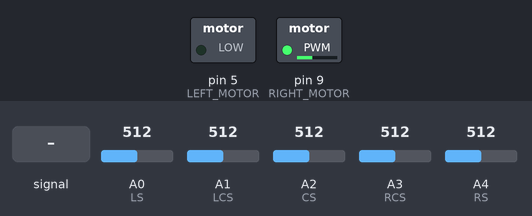
A sketch run on a simulated Arduino Uno, built with avr-gcc and run on an emulated ATmega328P. Parts: switched loads named in the sketch (green lamp = pin HIGH). The test bench sets the inputs (shaded band); at power-on: A4 (RS) = 512, A0 (LS) = 512, A1 (LCS) = 512, A2 (CS) = 512, A3 (RCS) = 512.

Above: at 1.2 s.
1.3 s: A0 (LS) fed a 200 Hz sine of ±81 counts around its level
At 2.5 s:
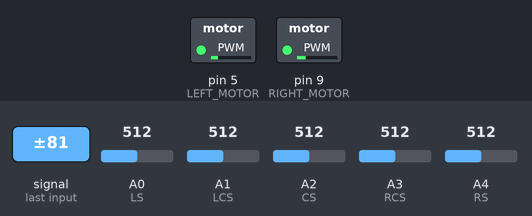
2.8 s: A4 (RS) set to 486
At 4.2 s:
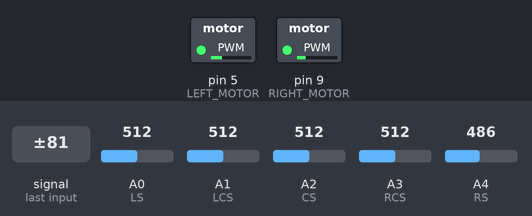
5.8 s: A0 (LS) set to 490
At 6.4 s:
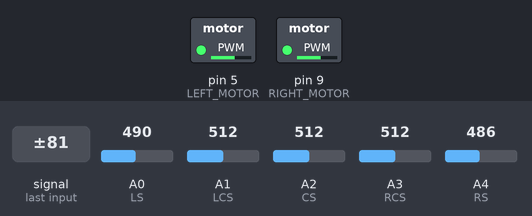
7.3 s: A1 (LCS) set to 493
At 8.4 s:
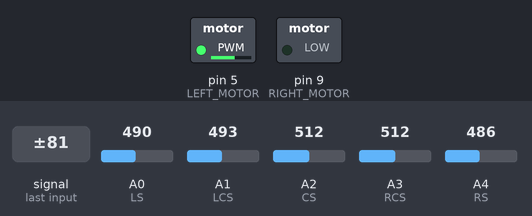
8.8 s: A1 (LCS) set to 716
At 9.6 s:
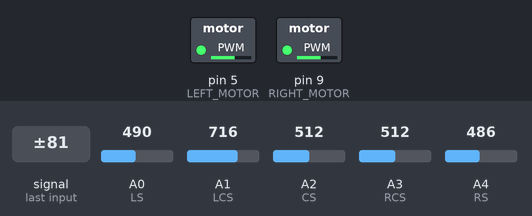
10.3 s: A2 (CS) set to 490
At 10.7 s:
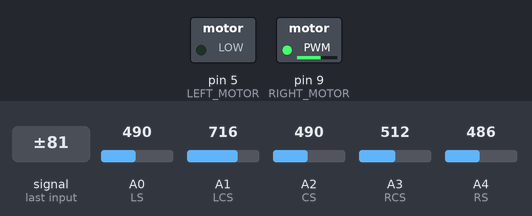
Timing chart, 0 to 12.8 s (numbered marks = the images above; inputs shaded):
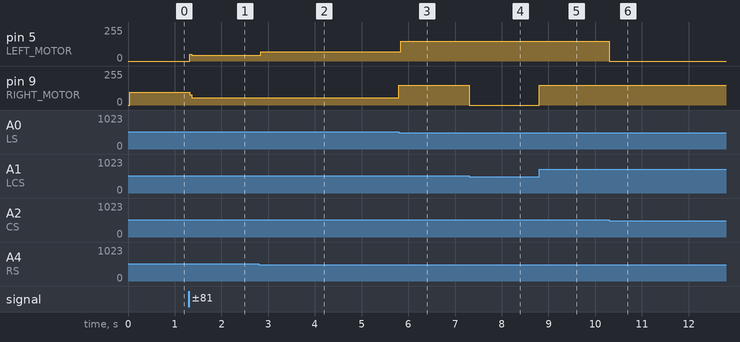

The sketch:

BasicCode1.ino
```cpp
// Pin definitions
#define LS A0
#define LCS A1
#define CS A2
#define RCS A3
#define RS A4
#define LEFT_MOTOR 5
#define RIGHT_MOTOR 9

// Sensor threshold values (Bhai ye adjust krna pdega)
#define THRESH 500

// Motor speed ki value
#define BASE_SPEED 150
#define TURN_SPEED 100

void setup() {
// Set pin modes for sensors and motors
  pinMode(LS, INPUT);
  pinMode(LCS, INPUT);
  pinMode(CS, INPUT);
  pinMode(RCS, INPUT);
  pinMode(RS, INPUT);
  pinMode(LEFT_MOTOR, OUTPUT);
  pinMode(RIGHT_MOTOR, OUTPUT);
}

void loop() {
  int left = analogRead(LS);
  int left_center = analogRead(LCS);
  int center = analogRead(CS);
  int right_center = analogRead(RCS);
  int right = analogRead(RS);

  // Check if all sensors are reading black
  if (left > THRESH && left_center > THRESH && center > THRESH && right_center > THRESH && right > THRESH) {
    // Reached the end of the maze, stop the motors
    digitalWrite(LEFT_MOTOR, LOW);
    digitalWrite(RIGHT_MOTOR, LOW);
  }

  // Determine which direction to turn based on the sensor readings
  if (left > THRESH) {

    // Turn left


    digitalWrite(LEFT_MOTOR, LOW);
    analogWrite(RIGHT_MOTOR, TURN_SPEED);
  } else if (right > THRESH) {

    // Turn right

    analogWrite(LEFT_MOTOR, TURN_SPEED);
    digitalWrite(RIGHT_MOTOR, LOW);
  } else if (left_center > THRESH && center > THRESH && right_center > THRESH) {


    // On a straight line, go straight

    analogWrite(LEFT_MOTOR, BASE_SPEED);
    analogWrite(RIGHT_MOTOR, BASE_SPEED);
  } else if (left_center > THRESH) {


    // Turn slightly left

    digitalWrite(LEFT_MOTOR, LOW);
    analogWrite(RIGHT_MOTOR, BASE_SPEED);
  } else if (right_center > THRESH) {

    // Turn slightly right


    analogWrite(LEFT_MOTOR, BASE_SPEED);
    digitalWrite(RIGHT_MOTOR, LOW);
  }
}
```

Measured:
- the behaviour switches between 501 and 500 on A1 (LCS) (found by bisection; images 3 and 4)
- after the input at 1.3 s, pin 5 (LEFT_MOTOR): 0/255 → 44/255 at once; pin 9 (RIGHT_MOTOR): 97/255 → 55/255 at once
- after the input at 2.8 s, pin 5 (LEFT_MOTOR): 44/255 → 70/255 at once; pin 9 (RIGHT_MOTOR): 55/255 → 150/255 after 3.0 s
- after the input at 5.8 s, pin 5 (LEFT_MOTOR): 70/255 → 150/255 at once
- after the input at 7.3 s, pin 9 (RIGHT_MOTOR): 150/255 → 0/255 at once
- after the input at 8.8 s, pin 9 (RIGHT_MOTOR): 0/255 → 150/255 at once
- after the input at 10.3 s, pin 5 (LEFT_MOTOR): 150/255 → 0/255 at once
